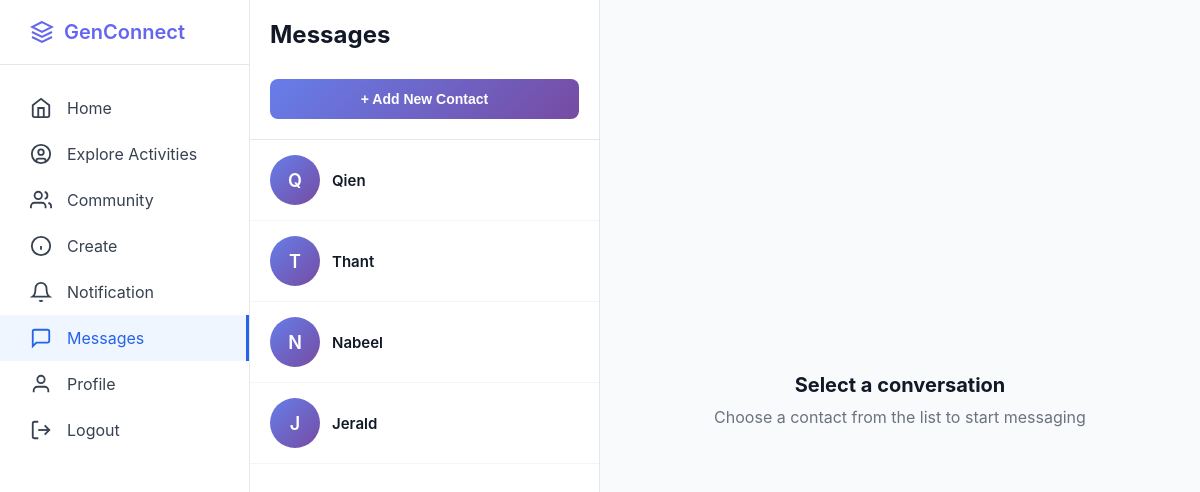
Page /messages (signed in) on the committed database.
### app.py (models this page shows, shortened)
class User(db.Model):
    __tablename__ = 'users'
    id = db.Column(db.Integer, primary_key=True)
    username = db.Column(db.String(80), unique=True, nullable=False)
    email = db.Column(db.String(120), unique=True, nullable=False)
    password_hash = db.Column(db.String(255), nullable=False)
    bio = db.Column(db.Text, nullable=True)
    interests = db.Column(db.String(255), nullable=True)
    profile_picture = db.Column(db.String(255), default='default.jpg')
    banner_image = db.Column(db.String(255), default='default_banner.jpg')
    member_type = db.Column(db.String(50), default='Youth Member')
    created_at = db.Column(db.DateTime, default=datetime.utcnow)
    posts = db.relationship('Post', backref='author', lazy=True, cascade='all, delete-orphan')
    comments = db.relationship('Comment', backref='author', lazy=True, cascade='all, delete-orphan')
    likes = db.relationship('Like', backref='user', lazy=True, cascade='all, delete-orphan')
    followers = db.relationship(
        'Follow',
        foreign_keys='Follow.followed_id',
        backref='followed_user',
        lazy='dynamic',
        cascade='all, delete-orphan'
    )
    following = db.relationship(
        'Follow',
        foreign_keys='Follow.follower_id',
        backref='follower_user',
        lazy='dynamic',
        cascade='all, delete-orphan'
    )
    community_memberships = db.relationship('CommunityMember', backref='user', lazy=True, cascade='all, delete-orphan')
    sent_messages = db.relationship(
        'Message',
        foreign_keys='Message.sender_id',
        backref='sender',
        lazy='dynamic',
        cascade='all, delete-orphan'
    )
    received_messages = db.relationship(
        'Message',
        foreign_keys='Message.receiver_id',
        backref='receiver',
        lazy='dynamic',
        cascade='all, delete-orphan'
    )
    contacts_initiated = db.relationship(
        'Contact',
        foreign_keys='Contact.user_id',
        backref='user',
        lazy='dynamic',
        cascade='all, delete-orphan'
    )
    contacts_received = db.relationship(
        'Contact',
        foreign_keys='Contact.contact_user_id',
        backref='contact_user',
        lazy='dynamic',
        cascade='all, delete-orphan'
    )
    def get_contacts(self):
        contacts = Contact.query.filter(
            or_(
                and_(Contact.user_id == self.id, Contact.status == 'accepted'),
                and_(Contact.contact_user_id == self.id, Contact.status == 'accepted')
            )
        ).all()
        contact_users = []
        for contact in contacts:
            if contact.user_id == self.id:
                contact_users.append(contact.contact_user)
            else:
                contact_users.append(contact.user)
        return contact_users

### app.py (the view)
@app.route('/messages')
def messages():
    if 'user_id' not in session:
        return redirect(url_for('login'))
    current_user = User.query.get_or_404(session['user_id'])
    contacts = current_user.get_contacts()
    conversations = []
    for contact in contacts:
        last_message = Message.query.filter(
            or_(
                and_(Message.sender_id == current_user.id, Message.receiver_id == contact.id),
                and_(Message.sender_id == contact.id, Message.receiver_id == current_user.id)
            )
        ).order_by(Message.created_at.desc()).first()
        unread_count = Message.query.filter_by(
            sender_id=contact.id,
            receiver_id=current_user.id,
            is_read=False
        ).count()
        conversations.append({
            'contact': contact,
            'last_message': last_message,
            'unread_count': unread_count
        })
    conversations.sort(key=lambda x: x['last_message'].created_at if x['last_message'] else datetime.min, reverse=True)
    return render_template('messages.html', conversations=conversations, current_user=current_user)

### templates/messages.html (shortened to what this page needs)
<!DOCTYPE html>
<html lang="en">
<head>
</head>
<body>
<div class="container">
    <aside class="sidebar">
        <div class="sidebar-logo">
            <a href="/" class="logo">
            <svg viewBox="0 0 24 24" fill="none" stroke="currentColor" stroke-width="2" style="width: 24px; height: 24px;">
                <path d="M12 2L2 7l10 5 10-5-10-5z"/>
                <path d="M2 17l10 5 10-5"/>
                <path d="M2 12l10 5 10-5"/>
            </svg>
                            <span>GenConnect</span>
            </a>
        </div>
        <ul class="sidebar-nav">
            <li>
                <a href="/home">
                    <svg viewBox="0 0 24 24" fill="none" stroke="currentColor" stroke-width="2" style="width: 22px; height: 22px;">
                        <path d="m3 9 9-7 9 7v11a2 2 0 0 1-2 2H5a2 2 0 0 1-2-2z"/>
                        <polyline points="9 22 9 12 15 12 15 22"/>
                    </svg>
                    <span>Home</span>
                </a>
            </li>
            <li>
                <a href="#">
                    <svg viewBox="0 0 24 24" fill="none" stroke="currentColor" stroke-width="2" style="width: 22px; height: 22px;">
                        <circle cx="12" cy="12" r="10"/>
                        <circle cx="12" cy="10" r="3"/>
                        <path d="M7 20.662V19a2 2 0 0 1 2-2h6a2 2 0 0 1 2 2v1.662"/>
                    </svg>
                    <span>Explore Activities</span>
                </a>
            </li>
            <li>
                <a href="#">
                    <svg viewBox="0 0 24 24" fill="none" stroke="currentColor" stroke-width="2" style="width: 22px; height: 22px;">
                        <path d="M17 21v-2a4 4 0 0 0-4-4H5a4 4 0 0 0-4 4v2"/>
                        <circle cx="9" cy="7" r="4"/>
                        <path d="M23 21v-2a4 4 0 0 0-3-3.87"/>
                        <path d="M16 3.13a4 4 0 0 1 0 7.75"/>
                    </svg>
                    <span>Community</span>
                </a>
            </li>
            <li>
                <a href="#">
                    <svg viewBox="0 0 24 24" fill="none" stroke="currentColor" stroke-width="2" style="width: 22px; height: 22px;">
                        <circle cx="12" cy="12" r="10"/>
                        <line x1="12" y1="16" x2="12" y2="12"/>
                        <line x1="12" y1="8" x2="12.01" y2="8"/>
                    </svg>
                    <span>Create</span>
                </a>
            </li>
            <li>
                <a href="#">
                    <svg viewBox="0 0 24 24" fill="none" stroke="currentColor" stroke-width="2" style="width: 22px; height: 22px;">
                        <path d="M18 8A6 6 0 0 0 6 8c0 7-3 9-3 9h18s-3-2-3-9"/>
                        <path d="M13.73 21a2 2 0 0 1-3.46 0"/>
                    </svg>
                    <span>Notification</span>
                </a>
            </li>
            <li>
                <a href="/messages" class="active">
                    <svg viewBox="0 0 24 24" fill="none" stroke="currentColor" stroke-width="2" style="width: 22px; height: 22px;">
                        <path d="M21 15a2 2 0 0 1-2 2H7l-4 4V5a2 2 0 0 1 2-2h14a2 2 0 0 1 2 2z"/>
                    </svg>
                    <span>Messages</span>
                </a>
            </li>
            <li>
                <a href="/profile">
                    <svg viewBox="0 0 24 24" fill="none" stroke="currentColor" stroke-width="2" style="width: 22px; height: 22px;">
                        <path d="M20 21v-2a4 4 0 0 0-4-4H8a4 4 0 0 0-4 4v2"/>
                        <circle cx="12" cy="7" r="4"/>
                    </svg>
                    <span>Profile</span>
                </a>
            </li>
            <li>
                <a href="/logout">
                    <svg viewBox="0 0 24 24" fill="none" stroke="currentColor" stroke-width="2" style="width: 22px; height: 22px;">
                        <path d="M9 21H5a2 2 0 0 1-2-2V5a2 2 0 0 1 2-2h4"/>
                        <polyline points="16 17 21 12 16 7"/>
                        <line x1="21" y1="12" x2="9" y2="12"/>
                    </svg>
                    <span>Logout</span>
                </a>
            </li>
        </ul>
    </aside>
    <div class="messages-container">
        <div class="conversations-sidebar">
            <div class="conversations-header">
                <h2>Messages</h2>
                <button class="add-contact-btn" onclick="openAddContactModal()">
                    + Add New Contact
                </button>
            </div>
            <div class="conversations-list">
                {% if conversations %}
                    {% for conv in conversations %}
                    <a href="/messages/{{ conv.contact.id }}" class="conversation-item">
                        <div class="conversation-avatar">
                            {{ conv.contact.username[0].upper() }}
                        </div>
                        <div class="conversation-info">
                            <div class="conversation-name">{{ conv.contact.username }}</div>
                        </div>
                    </a>
                    {% endfor %}
                {% else %}
                    <div style="padding: 20px; text-align: center; color: #9ca3af;">
                        No contacts yet. Add a contact to start messaging!
                    </div>
                {% endif %}
            </div>
        </div>
        <div class="empty-state">
            <h3>Select a conversation</h3>
            <p>Choose a contact from the list to start messaging</p>
        </div>
    </div>
</div>
</body>
</html>

### templates/messages.html (style rules this page uses)
* { margin: 0; padding: 0; box-sizing: border-box; }
body { font-family: -apple-system, BlinkMacSystemFont, 'Segoe UI', Roboto, sans-serif; background-color: #f5f5f5; }
.container { display: flex; height: 100vh; }
.sidebar { position: fixed; left: 0; top: 0; width: 250px; height: 100vh; background-color: white; border-right: 1px solid #e5e7eb; padding: 20px 0; }
.sidebar-logo { padding: 0 30px 20px; border-bottom: 1px solid #e5e7eb; margin-bottom: 20px; }
.logo { display: flex; align-items: center; gap: 10px; font-size: 20px; font-weight: 600; color: #6366f1; text-decoration: none; }
.logo svg { width: 24px; height: 24px; }
.sidebar-nav { list-style: none; }
.sidebar-nav a { display: flex; align-items: center; gap: 15px; padding: 12px 30px; text-decoration: none; color: #374151; transition: background-color 0.2s; }
.sidebar-nav a.active { background-color: #eff6ff; color: #2563eb; border-right: 3px solid #2563eb; }
.sidebar-nav svg { width: 22px; height: 22px; }
.messages-container { margin-left: 250px; flex: 1; display: flex; background-color: #f9fafb; }
.conversations-sidebar { width: 350px; background: white; border-right: 1px solid #e5e7eb; }
.conversations-header { padding: 20px; border-bottom: 1px solid #e5e7eb; }
.conversations-header h2 { font-size: 24px; font-weight: 700; color: #111827; margin-bottom: 15px; }
.add-contact-btn { width: 100%; padding: 12px; background: linear-gradient(135deg, #667eea 0%, #764ba2 100%); color: white; border: none; border-radius: 8px; font-size: 14px; font-weight: 600; cursor: pointer; margin-top: 15px; }
.conversations-list { overflow-y: auto; }
.conversation-item { display: flex; align-items: center; gap: 12px; padding: 15px 20px; border-bottom: 1px solid #f3f4f6; cursor: pointer; transition: background-color 0.2s; text-decoration: none; color: inherit; }
.conversation-avatar { width: 50px; height: 50px; border-radius: 50%; background: linear-gradient(135deg, #667eea 0%, #764ba2 100%); display: flex; align-items: center; justify-content: center; color: white; font-weight: 600; font-size: 18px; }
.conversation-info { flex: 1; }
.conversation-name { font-weight: 600; color: #111827; font-size: 15px; }
.empty-state { flex: 1; display: flex; flex-direction: column; align-items: center; justify-content: center; padding: 40px; text-align: center; }
.empty-state h3 { font-size: 20px; color: #111827; margin-bottom: 10px; }
.empty-state p { color: #6b7280; }

### rows in the picture
User: contact "Q", contact.username "Qien"
User: contact "T", contact.username "Thant"
User: contact "N", contact.username "Nabeel"
User: contact "J", contact.username "Jerald"
